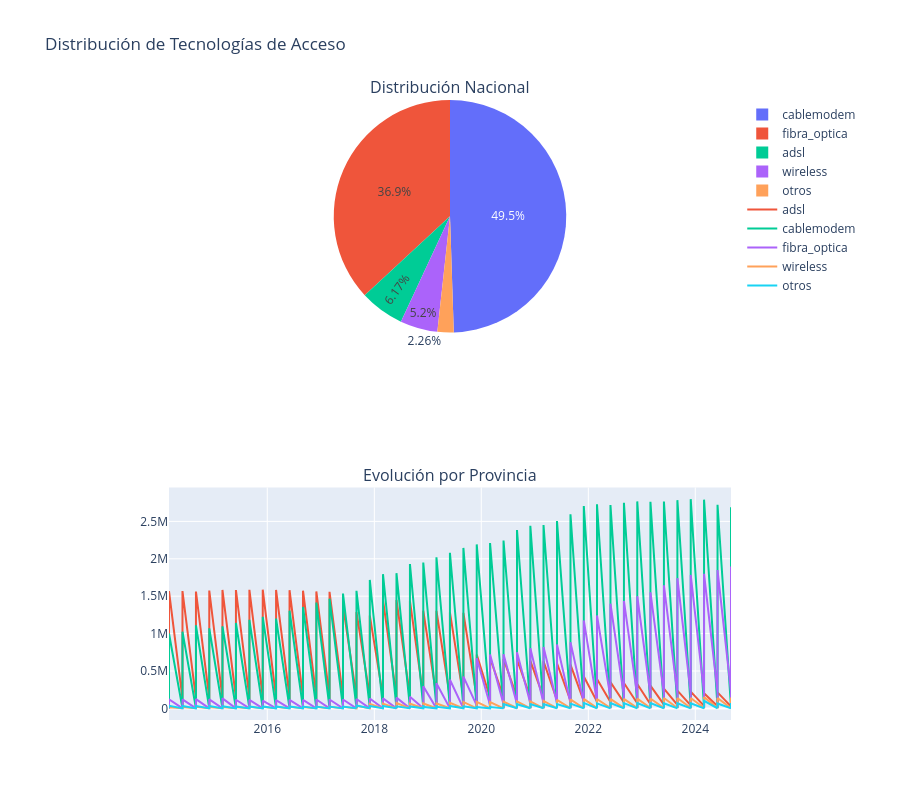

Notebook code cell kept with this figure:
### Markdown cell above
## 3. Distribución de Tecnologías de Acceso

### Code cell
# Crear columna de fecha para ambos datasets de tecnología
datasets['tecnologia_total']['fecha'] = pd.to_datetime(
    datasets['tecnologia_total']['año'].astype(str) + '-' + 
    (datasets['tecnologia_total']['trimestre'] * 3).astype(str).str.zfill(2) + '-01'
)

datasets['tecnologia_provincias']['fecha'] = pd.to_datetime(
    datasets['tecnologia_provincias']['año'].astype(str) + '-' + 
    (datasets['tecnologia_provincias']['trimestre'] * 3).astype(str).str.zfill(2) + '-01'
)

# Crear figura con subplots especificando los tipos
fig = make_subplots(
    rows=2, cols=1,
    subplot_titles=('Distribución Nacional', 'Evolución por Provincia'),
    specs=[[{"type": "pie"}], [{"type": "scatter"}]]
)

# Obtener el último período
ultimo_periodo = datasets['tecnologia_total']['fecha'].max()

# Gráfico de distribución nacional
datos_actuales = datasets['tecnologia_total'][datasets['tecnologia_total']['fecha'] == ultimo_periodo]
tecnologias = ['adsl', 'cablemodem', 'fibra_optica', 'wireless', 'otros']

fig.add_trace(
    go.Pie(labels=tecnologias,
           values=[datos_actuales[tech].iloc[0] for tech in tecnologias],
           name='Distribución Nacional'),
    row=1, col=1
)

# Gráfico de evolución por provincia
for tech in tecnologias:
    fig.add_trace(
        go.Scatter(x=datasets['tecnologia_provincias']['fecha'],
                  y=datasets['tecnologia_provincias'][tech],
                  mode='lines',
                  name=tech),
        row=2, col=1
    )

# Actualizar layout
fig.update_layout(
    height=800,
    title_text="Distribución de Tecnologías de Acceso",
    showlegend=True
)

fig.show()

### Figure 1 — Plotly figure (JSON) as saved in the notebook; plotly's stock layout.template omitted (floating-point values rounded to 4 significant figures; data arrays with more than 128 entries replaced by an {"elided": "..."} marker saying what was removed)
{"data": [{"domain": {"x": [0, 1], "y": [0.625, 1]}, "labels": ["adsl", "cablemodem", "fibra_optica", "wireless", "otros"], "name": "Distribución Nacional", "type": "pie", "values": [721676, 5787585, 4315339, 608325, 264037]}, {"mode": "lines", "name": "adsl", "type": "scatter", "x": {"elided": "1032 str values"}, "xaxis": "x", "y": {"elided": "1032 int values"}, "yaxis": "y"}, {"mode": "lines", "name": "cablemodem", "type": "scatter", "x": {"elided": "1032 str values"}, "xaxis": "x", "y": {"elided": "1032 int values"}, "yaxis": "y"}, {"mode": "lines", "name": "fibra_optica", "type": "scatter", "x": {"elided": "1032 str values"}, "xaxis": "x", "y": {"elided": "1032 int values"}, "yaxis": "y"}, {"mode": "lines", "name": "wireless", "type": "scatter", "x": {"elided": "1032 str values"}, "xaxis": "x", "y": {"elided": "1032 int values"}, "yaxis": "y"}, {"mode": "lines", "name": "otros", "type": "scatter", "x": {"elided": "1032 str values"}, "xaxis": "x", "y": {"elided": "1032 int values"}, "yaxis": "y"}], "layout": {"annotations": [{"font": {"size": 16}, "showarrow": false, "text": "Distribución Nacional", "x": 0.5, "xanchor": "center", "xref": "paper", "y": 1, "yanchor": "bottom", "yref": "paper"}, {"font": {"size": 16}, "showarrow": false, "text": "Evolución por Provincia", "x": 0.5, "xanchor": "center", "xref": "paper", "y": 0.375, "yanchor": "bottom", "yref": "paper"}], "height": 800, "showlegend": true, "title": {"text": "Distribución de Tecnologías de Acceso"}, "xaxis": {"anchor": "y", "domain": [0, 1]}, "yaxis": {"anchor": "x", "domain": [0, 0.375]}}}
